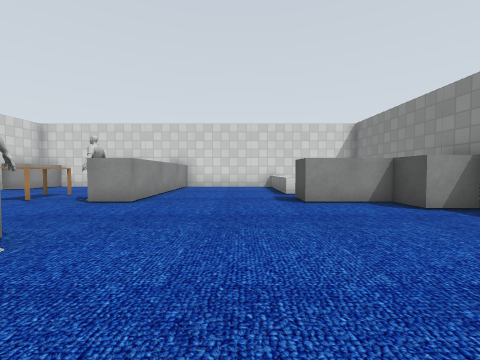
View 1 (above)

19 first-person views from a walk through a world built for the Gazebo simulator. The camera is 0.72 m above the floor, tilts 2° down and sees 90° across. The floor is counted in squares, 1 m on a side. Each view is taken from the middle of a square. On the plan, view 1 faces up. The plan holds only what a view shows up to about 9 squares ahead; the rest is blank. Gazebo's built-in surfaces are drawn with simple patterns. Some stock models are drawn as simple stand-ins.

View 2
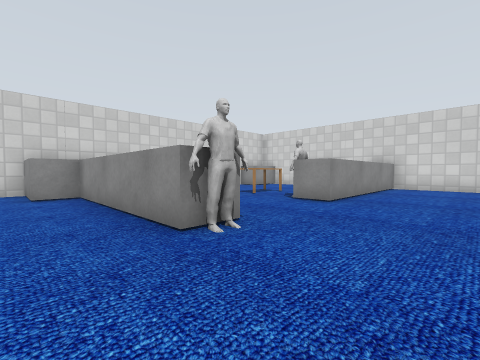

View 3
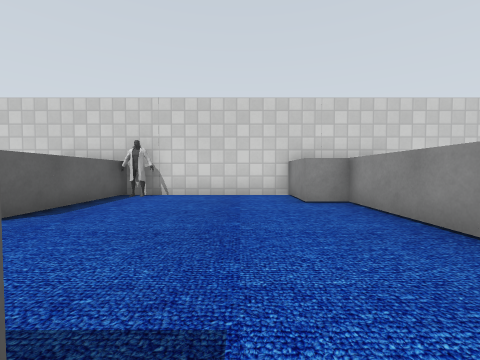

View 4
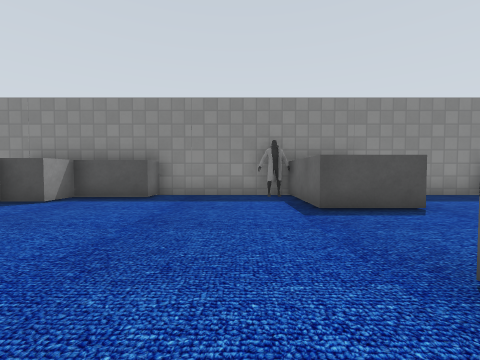

View 5
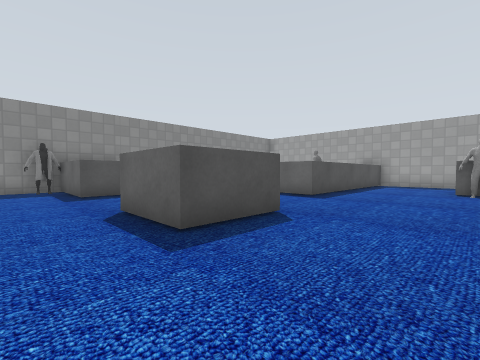

View 6
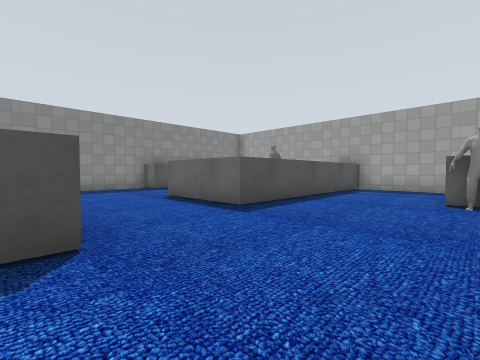

View 7
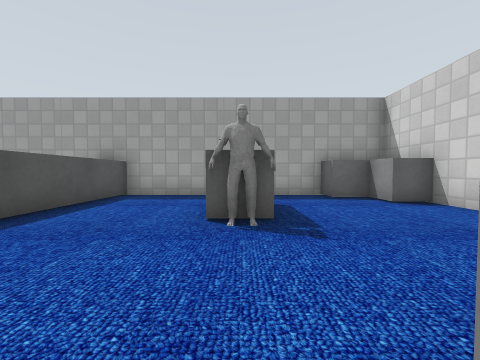

View 8
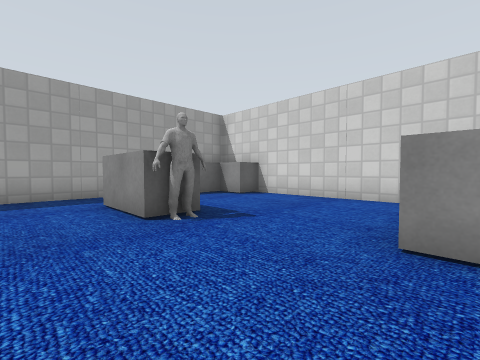

View 9
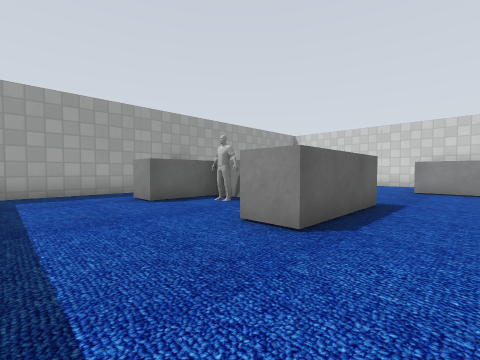

View 10
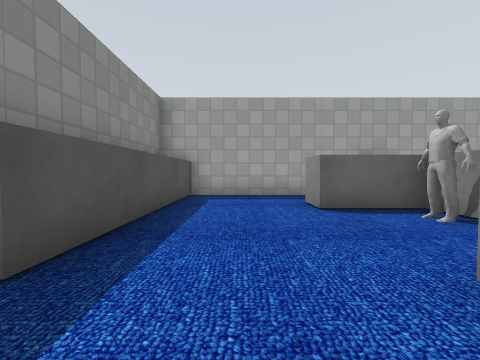

View 11
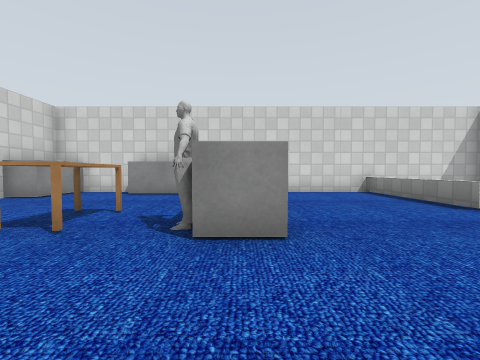

View 12
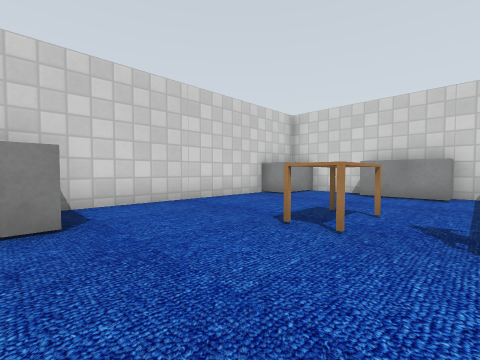

View 13
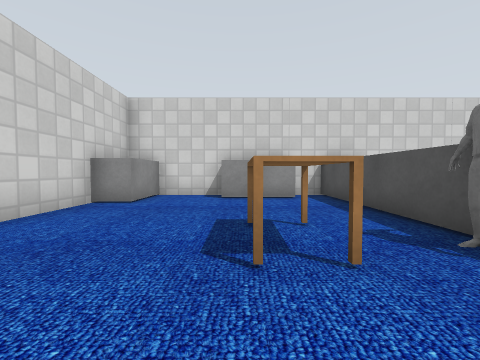

View 14
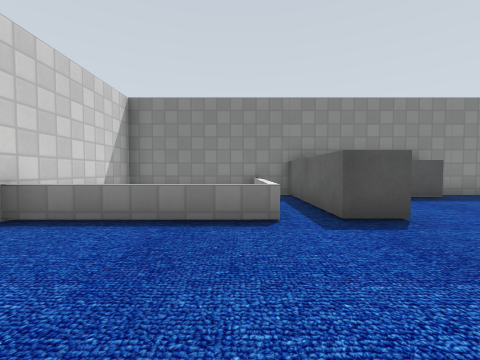

View 15
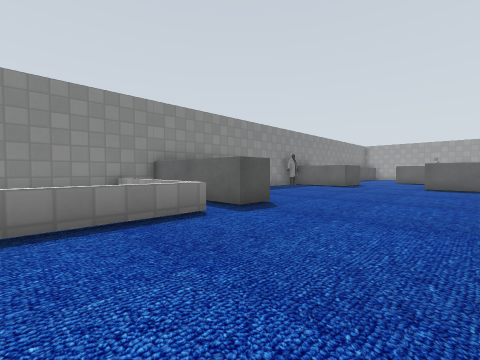

View 16
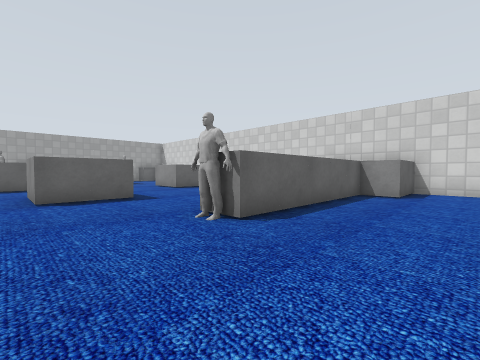

View 17
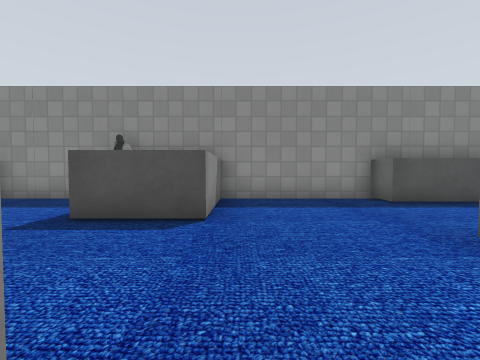

View 18
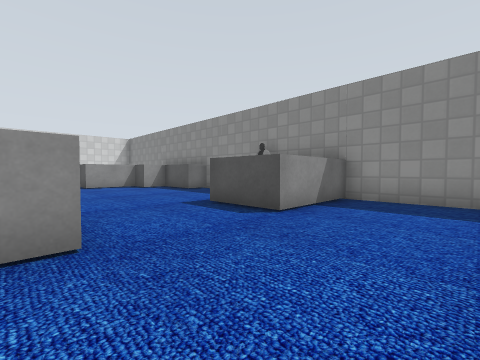

View 19
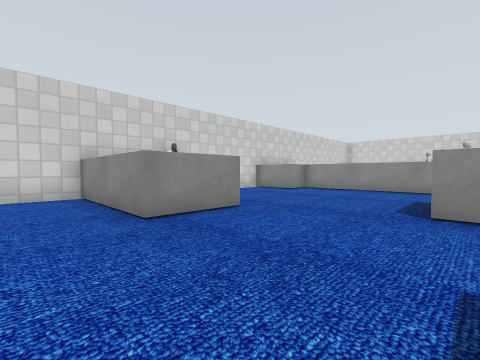

### Floor plan
Points are (right, up) in squares from view 1. A wall is a line through its corners. A room is listed if a view was taken in it or the views show most of it. See-through windows are left out.
Room 1 (views 1, 2, 3, 4, 5, 6, 7, 8, 9, 10, 11, 12, 13, 14, 15, 16, 17, 18, 19)
walls: (-9.4, 0.5) (-9.4, -4.6); (-9.4, -6.4) (-9.4, -11.5); (5.4, -10.5) (5.4, 7.9); (-7.5, -13.4) (4.5, -13.4); (-9.4, 9.5) (-9.4, 3.4); (1.9, 11.4) (-9.5, 11.4)
low walls: (1.4, 7.4) (1.4, 11.5)
objects: other object (-10, -12) to (-9, -12); other object (-10, -6) to (-9, -6); other object (-10, -5) to (-9, -5); other object (-10, 1) to (-9, 1); other object (-10, 3) to (-9, 3); other object (-10, 10) to (-9, 10); other object (-10, 11) to (-9, 11); other object (-9, -4); other object (-8, -14) to (-8, -13); other object (-8, -6); other object (-8, -5); other object (-8, 1); other object (-8, 3); other object (-7, -6); other object (-7, -5); other object (-7, 2); other object (-6, -6); other object (-6, -5); other object (-6, 2); table (-6, 6) to (-5, 7); other object (-6, 11); other object (-5, -11); other object (-5, -10); other object (-5, -9); other object (-5, 2); other object (-5, 11); other object (-4, 2); other object (-4, 6); other object (-3, 2); other object (-3, 6); other object (-3, 7); other object (-3, 8); other object (-3, 9); other object (-3, 10); other object (-3, 11); other object (-2, -3); other object (-2, -2); other object (-2, 2); other object (-1, -14) to (-1, -13); other object (-1, -12); other object (-1, -11); other object (-1, -10); other object (-1, -9); other object (-1, -8); other object (-1, -7); other object (-1, -3); other object (-1, -2); other object (0, -11); other object (0, -10) to (0, -9); other object (0, -7); other object (1, -11); other object (1, -7); other object (2, 6); other object (3, -3); other object (3, -2); other object (3, 6); other object (4, -3); other object (4, -2); other object (4, 5); other object (4, 6); other object (5, -14) to (5, -13); other object (5, -12); other object (5, -11); other object (5, -10); other object (5, -9); other object (5, -8); other object (5, -3); other object (5, -2); other object (5, -1); other object (5, 3); other object (5, 4); other object (5, 6)

Where each view was taken, in squares from view 1:
view 1: 0 up, 0 right, facing up
view 2: 0 up, 0 right, facing up-left
view 3: 1 down, 2 left, facing left
view 4: 0 up, 2 left, facing right
view 5: 0 up, 5 left, facing down-right
view 6: 3 down, 5 left, facing down-right
view 7: 6 down, 5 left, facing down
view 8: 6 down, 3 left, facing down-left
view 9: 5 down, 4 right, facing down-left
view 10: 6 down, 3 right, facing down
view 11: 3 up, 3 left, facing up
view 12: 3 up, 4 left, facing up-left
view 13: 4 up, 6 left, facing up
view 14: 8 up, 2 left, facing right
view 15: 10 up, 2 left, facing down-right
view 16: 5 up, 0 right, facing down-left
view 17: 4 down, 1 left, facing right
view 18: 6 down, 1 left, facing up-right
view 19: 8 down, 2 left, facing up-left
